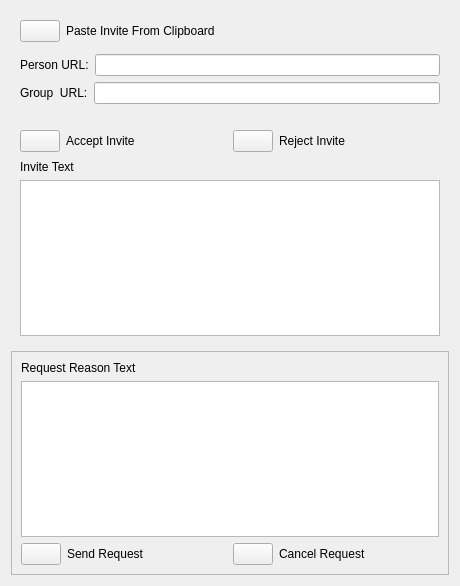
<?xml version="1.0" encoding="UTF-8"?>
<ui version="4.0">
 <class>AppletFriendRequestUi</class>
 <widget class="QWidget" name="AppletFriendRequestUi">
  <property name="geometry">
   <rect>
    <x>0</x>
    <y>0</y>
    <width>460</width>
    <height>586</height>
   </rect>
  </property>
  <property name="sizePolicy">
   <sizepolicy hsizetype="Expanding" vsizetype="Expanding">
    <horstretch>0</horstretch>
    <verstretch>0</verstretch>
   </sizepolicy>
  </property>
  <property name="minimumSize">
   <size>
    <width>0</width>
    <height>0</height>
   </size>
  </property>
  <property name="maximumSize">
   <size>
    <width>16777215</width>
    <height>16777215</height>
   </size>
  </property>
  <property name="windowTitle">
   <string>Accept Invite</string>
  </property>
  <layout class="QVBoxLayout" name="verticalLayout_3">
   <item>
    <widget class="QFrame" name="InviteFrame">
     <property name="sizePolicy">
      <sizepolicy hsizetype="Expanding" vsizetype="Expanding">
       <horstretch>0</horstretch>
       <verstretch>0</verstretch>
      </sizepolicy>
     </property>
     <property name="minimumSize">
      <size>
       <width>0</width>
       <height>0</height>
      </size>
     </property>
     <layout class="QVBoxLayout" name="verticalLayout_2">
      <item>
       <layout class="QHBoxLayout" name="horizontalLayout">
        <item>
         <widget class="VxPushButton" name="m_CopyInviteFromClipboardButton">
          <property name="sizePolicy">
           <sizepolicy hsizetype="Minimum" vsizetype="Minimum">
            <horstretch>0</horstretch>
            <verstretch>0</verstretch>
           </sizepolicy>
          </property>
          <property name="text">
           <string/>
          </property>
         </widget>
        </item>
        <item>
         <widget class="QLabel" name="m_CopyInviteLabel">
          <property name="sizePolicy">
           <sizepolicy hsizetype="Expanding" vsizetype="Preferred">
            <horstretch>0</horstretch>
            <verstretch>0</verstretch>
           </sizepolicy>
          </property>
          <property name="text">
           <string>Paste Invite From Clipboard</string>
          </property>
         </widget>
        </item>
       </layout>
      </item>
      <item>
       <widget class="IdentWidget" name="m_IdentWidget" native="true"/>
      </item>
      <item>
       <layout class="QHBoxLayout" name="horizontalLayout_3">
        <item>
         <widget class="QLabel" name="m_PersonUrlLabel">
          <property name="text">
           <string>Person URL:</string>
          </property>
         </widget>
        </item>
        <item>
         <widget class="QLineEdit" name="m_PersonUrlEdit">
          <property name="enabled">
           <bool>true</bool>
          </property>
         </widget>
        </item>
       </layout>
      </item>
      <item>
       <layout class="QHBoxLayout" name="horizontalLayout_2">
        <item>
         <widget class="QLabel" name="m_GroupUrlLabel">
          <property name="text">
           <string>Group  URL:</string>
          </property>
         </widget>
        </item>
        <item>
         <widget class="QLineEdit" name="m_GroupUrlEdit"/>
        </item>
       </layout>
      </item>
      <item>
       <widget class="QLabel" name="m_StatusLable">
        <property name="text">
         <string/>
        </property>
       </widget>
      </item>
      <item>
       <layout class="QHBoxLayout" name="horizontalLayout_4">
        <item>
         <widget class="VxPushButton" name="m_AcceptInviteButton">
          <property name="text">
           <string/>
          </property>
         </widget>
        </item>
        <item>
         <widget class="QLabel" name="label_2">
          <property name="sizePolicy">
           <sizepolicy hsizetype="Expanding" vsizetype="Preferred">
            <horstretch>0</horstretch>
            <verstretch>0</verstretch>
           </sizepolicy>
          </property>
          <property name="text">
           <string>Accept Invite</string>
          </property>
         </widget>
        </item>
        <item>
         <widget class="VxPushButton" name="m_RejectInviteButton">
          <property name="text">
           <string/>
          </property>
         </widget>
        </item>
        <item>
         <widget class="QLabel" name="label_3">
          <property name="sizePolicy">
           <sizepolicy hsizetype="Expanding" vsizetype="Preferred">
            <horstretch>0</horstretch>
            <verstretch>0</verstretch>
           </sizepolicy>
          </property>
          <property name="text">
           <string>Reject Invite</string>
          </property>
         </widget>
        </item>
       </layout>
      </item>
      <item>
       <spacer name="verticalSpacer">
        <property name="orientation">
         <enum>Qt::Orientation::Vertical</enum>
        </property>
        <property name="sizeType">
         <enum>QSizePolicy::Policy::Fixed</enum>
        </property>
        <property name="sizeHint" stdset="0">
         <size>
          <width>20</width>
          <height>2</height>
         </size>
        </property>
       </spacer>
      </item>
      <item>
       <widget class="QLabel" name="label">
        <property name="text">
         <string>Invite Text</string>
        </property>
       </widget>
      </item>
      <item>
       <widget class="QPlainTextEdit" name="m_InviteTextEdit"/>
      </item>
     </layout>
    </widget>
   </item>
   <item>
    <widget class="QFrame" name="m_FriendRequetFrame">
     <property name="frameShape">
      <enum>QFrame::Shape::StyledPanel</enum>
     </property>
     <property name="frameShadow">
      <enum>QFrame::Shadow::Raised</enum>
     </property>
     <layout class="QVBoxLayout" name="verticalLayout">
      <item>
       <widget class="QLabel" name="label_6">
        <property name="text">
         <string>Request Reason Text</string>
        </property>
       </widget>
      </item>
      <item>
       <widget class="QPlainTextEdit" name="m_RequestTextEdit"/>
      </item>
      <item>
       <layout class="QHBoxLayout" name="horizontalLayout_5">
        <item>
         <widget class="VxPushButton" name="m_AcceptInviteButton_2">
          <property name="text">
           <string/>
          </property>
         </widget>
        </item>
        <item>
         <widget class="QLabel" name="label_4">
          <property name="sizePolicy">
           <sizepolicy hsizetype="Expanding" vsizetype="Preferred">
            <horstretch>0</horstretch>
            <verstretch>0</verstretch>
           </sizepolicy>
          </property>
          <property name="text">
           <string>Send Request</string>
          </property>
         </widget>
        </item>
        <item>
         <widget class="VxPushButton" name="m_RejectInviteButton_2">
          <property name="text">
           <string/>
          </property>
         </widget>
        </item>
        <item>
         <widget class="QLabel" name="label_5">
          <property name="sizePolicy">
           <sizepolicy hsizetype="Expanding" vsizetype="Preferred">
            <horstretch>0</horstretch>
            <verstretch>0</verstretch>
           </sizepolicy>
          </property>
          <property name="text">
           <string>Cancel Request</string>
          </property>
         </widget>
        </item>
       </layout>
      </item>
     </layout>
    </widget>
   </item>
  </layout>
 </widget>
 <customwidgets>
  <customwidget>
   <class>VxPushButton</class>
   <extends>QPushButton</extends>
   <header>VxPushButton.h</header>
  </customwidget>
  <customwidget>
   <class>IdentWidget</class>
   <extends>QWidget</extends>
   <header>IdentWidget.h</header>
   <container>1</container>
  </customwidget>
 </customwidgets>
 <resources/>
 <connections/>
</ui>
